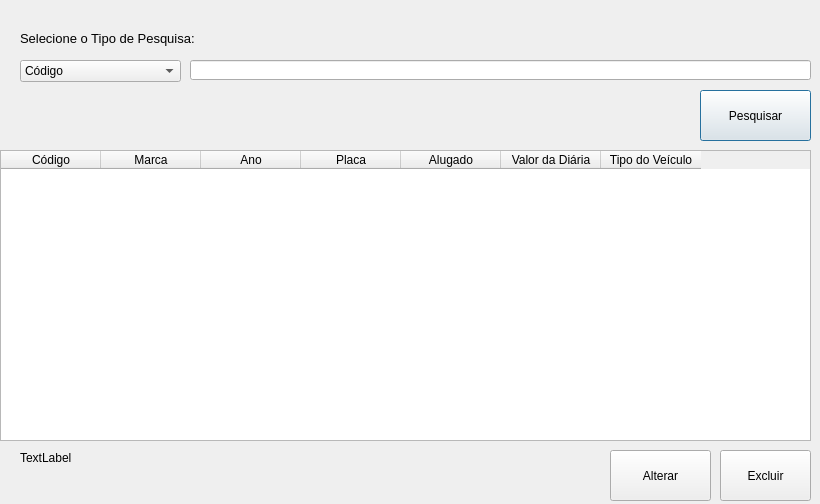
<?xml version="1.0" encoding="UTF-8"?>
<ui version="4.0">
 <class>frmPesqVeiculos</class>
 <widget class="QDialog" name="frmPesqVeiculos">
  <property name="geometry">
   <rect>
    <x>0</x>
    <y>0</y>
    <width>820</width>
    <height>504</height>
   </rect>
  </property>
  <property name="windowTitle">
   <string>Lista de Cliente</string>
  </property>
  <widget class="QTableWidget" name="gridVeiculos">
   <property name="geometry">
    <rect>
     <x>0</x>
     <y>150</y>
     <width>811</width>
     <height>291</height>
    </rect>
   </property>
   <column>
    <property name="text">
     <string>Código</string>
    </property>
   </column>
   <column>
    <property name="text">
     <string>Marca</string>
    </property>
   </column>
   <column>
    <property name="text">
     <string>Ano</string>
    </property>
   </column>
   <column>
    <property name="text">
     <string>Placa</string>
    </property>
   </column>
   <column>
    <property name="text">
     <string>Alugado</string>
    </property>
   </column>
   <column>
    <property name="text">
     <string>Valor da Diária</string>
    </property>
   </column>
   <column>
    <property name="text">
     <string>Tipo do Veículo</string>
    </property>
   </column>
  </widget>
  <widget class="QLineEdit" name="edtPesquisa">
   <property name="geometry">
    <rect>
     <x>190</x>
     <y>60</y>
     <width>621</width>
     <height>20</height>
    </rect>
   </property>
  </widget>
  <widget class="QComboBox" name="cbPesquisa">
   <property name="geometry">
    <rect>
     <x>20</x>
     <y>60</y>
     <width>161</width>
     <height>22</height>
    </rect>
   </property>
   <item>
    <property name="text">
     <string>Código</string>
    </property>
   </item>
   <item>
    <property name="text">
     <string>Marca</string>
    </property>
   </item>
   <item>
    <property name="text">
     <string>Modelo</string>
    </property>
   </item>
   <item>
    <property name="text">
     <string>Disponível</string>
    </property>
   </item>
   <item>
    <property name="text">
     <string>Alugado</string>
    </property>
   </item>
  </widget>
  <widget class="QLabel" name="label">
   <property name="geometry">
    <rect>
     <x>20</x>
     <y>30</y>
     <width>271</width>
     <height>16</height>
    </rect>
   </property>
   <property name="font">
    <font>
     <pointsize>10</pointsize>
    </font>
   </property>
   <property name="text">
    <string>Selecione o Tipo de Pesquisa:</string>
   </property>
  </widget>
  <widget class="QPushButton" name="btnPesquisar">
   <property name="geometry">
    <rect>
     <x>700</x>
     <y>90</y>
     <width>111</width>
     <height>51</height>
    </rect>
   </property>
   <property name="text">
    <string>Pesquisar</string>
   </property>
   <property name="icon">
    <iconset>
     <normaloff>../../../../../../TesteProjeto/Imagens/Lupa.png</normaloff>../../../../../../TesteProjeto/Imagens/Lupa.png</iconset>
   </property>
   <property name="iconSize">
    <size>
     <width>30</width>
     <height>30</height>
    </size>
   </property>
  </widget>
  <widget class="QLabel" name="lblTotal">
   <property name="geometry">
    <rect>
     <x>20</x>
     <y>450</y>
     <width>111</width>
     <height>16</height>
    </rect>
   </property>
   <property name="text">
    <string>TextLabel</string>
   </property>
  </widget>
  <widget class="QPushButton" name="btnExcluir">
   <property name="geometry">
    <rect>
     <x>720</x>
     <y>450</y>
     <width>91</width>
     <height>51</height>
    </rect>
   </property>
   <property name="text">
    <string>Excluir</string>
   </property>
   <property name="icon">
    <iconset>
     <normaloff>../../../../../../TesteProjeto/Imagens/delete-icon.png</normaloff>../../../../../../TesteProjeto/Imagens/delete-icon.png</iconset>
   </property>
   <property name="iconSize">
    <size>
     <width>30</width>
     <height>30</height>
    </size>
   </property>
  </widget>
  <widget class="QPushButton" name="btnAlterar">
   <property name="geometry">
    <rect>
     <x>610</x>
     <y>450</y>
     <width>101</width>
     <height>51</height>
    </rect>
   </property>
   <property name="text">
    <string>Alterar</string>
   </property>
   <property name="icon">
    <iconset>
     <normaloff>../../../../../../TesteProjeto/Imagens/editar.png</normaloff>../../../../../../TesteProjeto/Imagens/editar.png</iconset>
   </property>
   <property name="iconSize">
    <size>
     <width>35</width>
     <height>35</height>
    </size>
   </property>
  </widget>
 </widget>
 <resources/>
 <connections/>
</ui>
